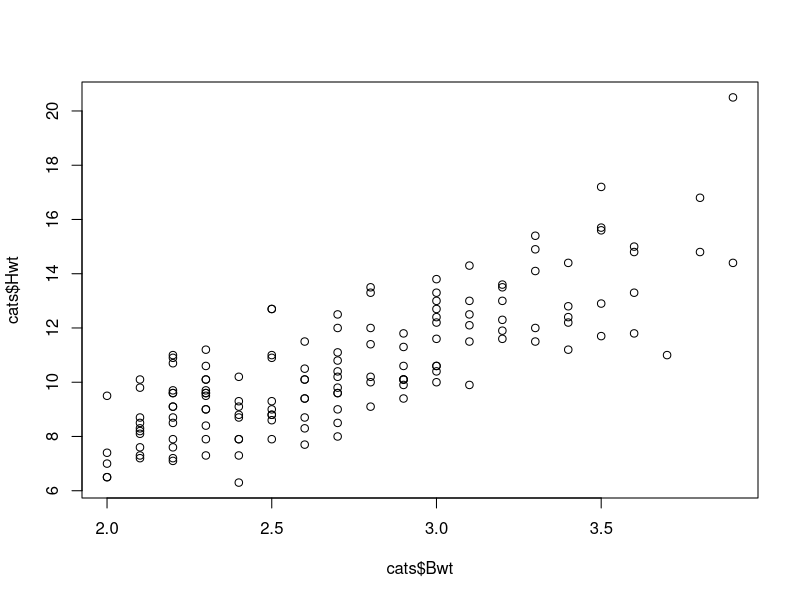
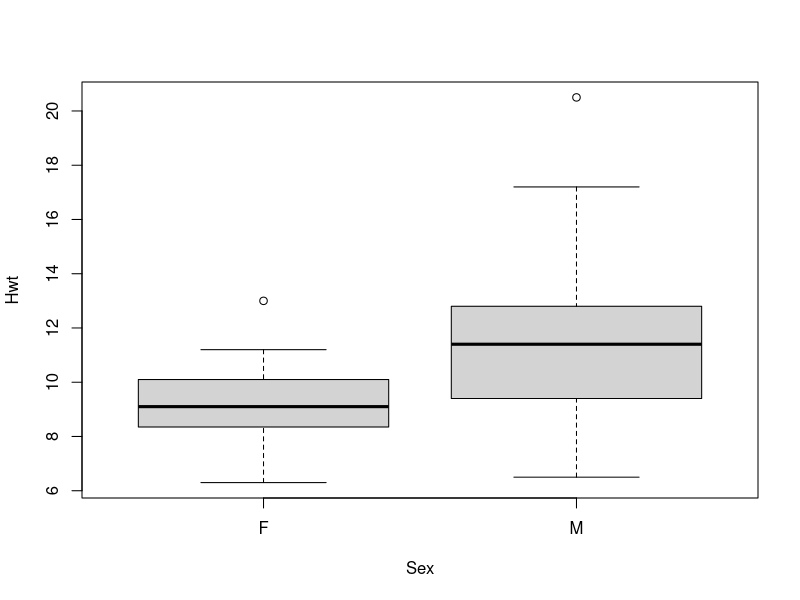
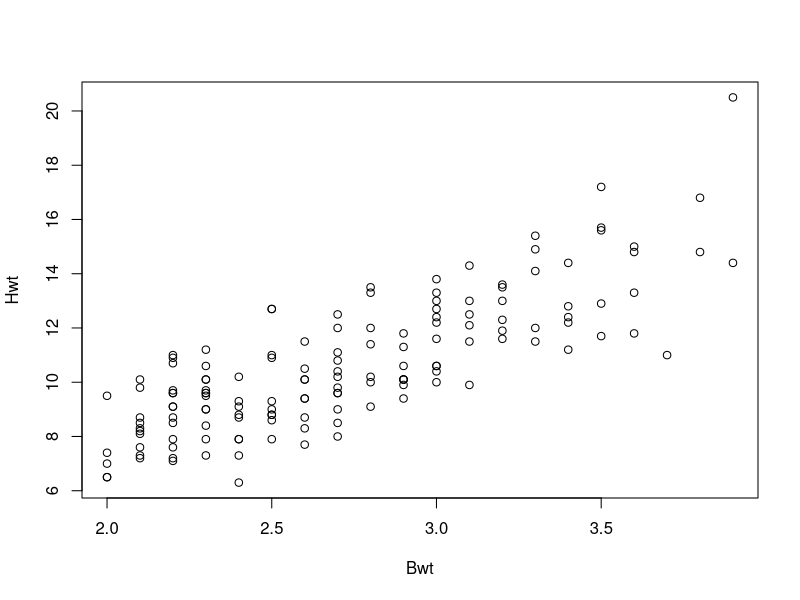
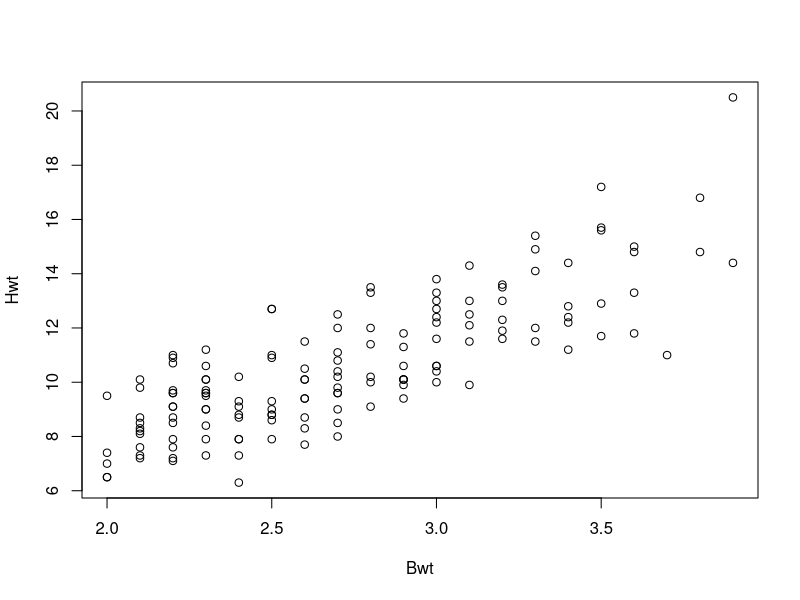
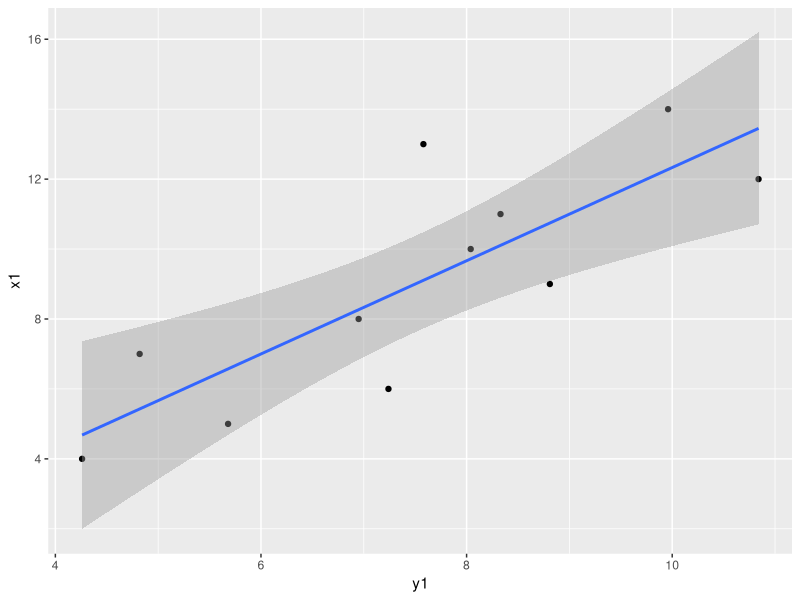
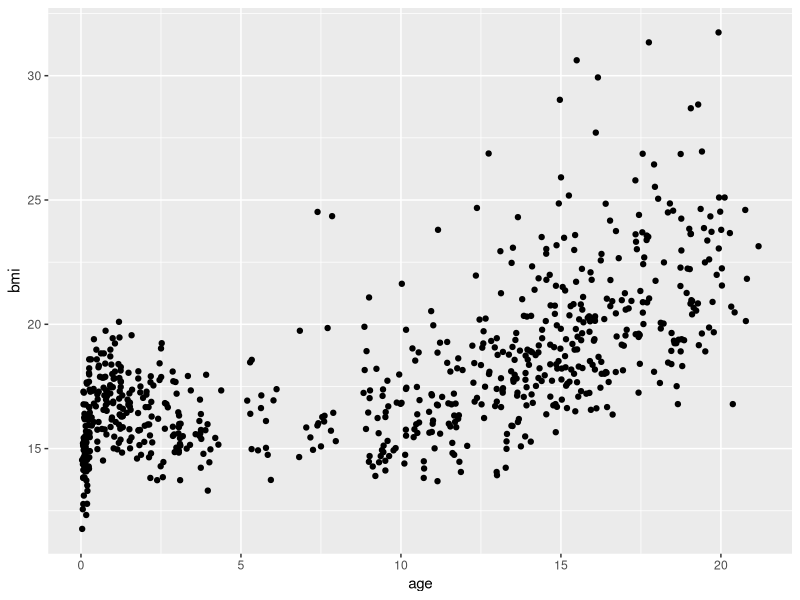
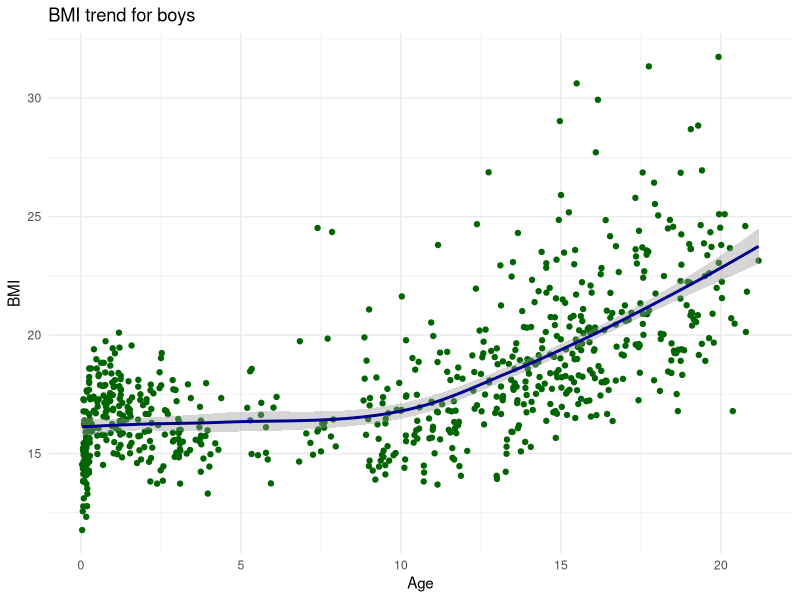

Here is the R script that generated these plots, in order:
## ---- chunk 1
a <- 100
b <- a^2
## ---- chunk 2
library(stats)
## ---- chunk 3
require(stats)
## ---- chunk 4
library(MASS)     # for the cats data
library(dplyr)    # data manipulation
library(haven)    # in/exporting data
library(magrittr) # pipes
library(mice)     # for the boys data
library(ggplot2)  # visualization
## ---- chunk 5
head(cats)
## ---- chunk 6
str(cats)
## ---- chunk 7
fem.cats <- cats[cats$Sex == "F", ]
dim(fem.cats)
head(fem.cats)
## ---- chunk 8
heavy.cats <- cats[cats$Bwt > 3, ]
dim(heavy.cats)
head(heavy.cats)
## ---- chunk 9
heavy.cats <- subset(cats, Bwt > 3)
dim(heavy.cats)
head(heavy.cats)
## ---- chunk 10
filter(cats, Bwt > 2, Bwt < 2.2, Sex == "F")
## ---- chunk 11
class(cats$Sex)
levels(cats$Sex)
## ---- chunk 12
sort1 <- arrange(cats, Bwt)
head(sort1)
sort2 <- arrange(cats, desc(Bwt))
head(sort2)
## ---- chunk 13
cor(cats[, -1])
## ---- chunk 14
cor.test(cats$Bwt, cats$Hwt)
## ---- chunk 15
plot(cats$Bwt, cats$Hwt)
## ---- chunk 16
t.test(formula = Hwt ~ Sex, data = cats)
## ---- chunk 17
plot(formula = Hwt ~ Sex, data = cats)
## ---- chunk 18
a <- 2
a > 5
if (a > 5){
  print("a is larger than 5.")
}
## ---- chunk 19
a <- 8
if (a > 5){
  print("a is larger than 5.")
}
## ---- chunk 20
a <- 2
if (a > 5){
  print("a is larger than 5.")
} else {
  print("a is smaller than 5.")
}
## ---- chunk 21
a <- 8
if (a > 5){
  print("a is larger than 5.")
} else {
  print("a is smaller than 5.")
}
## ---- chunk 22
# Let's print the numbers 1 to 6 one by one. 
print(1)
print(2)
print(3)
print(4)
print(5)
print(6)
## ---- chunk 23
for (i in 1:6){
  print(i)
}
## ---- chunk 24
for (i in 1:6){
  print(i < 5)
}
## ---- chunk 25
for (i in 1:nrow(cats)){
  if (cats$Bwt[i] > 2.5){
    cat(i, "is over 2.5. It is:", cats$Bwt[i], "\n")
  }
}
## ---- chunk 26
apply(cats[, -1], MARGIN = 2, mean)
## ---- chunk 27
colMeans(cats[, -1])
## ---- chunk 28
set.seed(123)
rand.mat <- matrix(rnorm(21), nrow = 3, ncol = 7)
rand.mat
apply(rand.mat, MARGIN = 1, FUN = max)
apply(rand.mat, MARGIN = 2, FUN = max)
## ---- chunk 29
rand.mat
apply(rand.mat, MARGIN = 1, FUN = sum)
apply(rand.mat, MARGIN = 2, FUN = var)
## ---- chunk 30
my.list <- list(A = c(4, 2, 1:3), B = "Hello.", C = TRUE)
sapply(my.list, class)
sapply(my.list, range)
## ---- chunk 31
class(cats)
is.list(cats)
## ---- chunk 32
sapply(cats, class)
## ---- chunk 33
lapply(cats, class)
## ---- chunk 34
mean(1:6)
## ---- chunk 35
myfunction <- function(arguments){
  hereyourfunctioncode
}
## ---- chunk 36
mean.sd <- function(argument1, argument2){
  mean1 <- mean(argument1) 
  mean2 <- mean(argument2)
  sd1 <- sd(argument1)
  sd2 <- sd(argument2)
  result <- data.frame(mean = c(mean1, mean2),
                       sd = c(sd1, sd2), 
                       row.names = c("first", "second"))
  return(result)
}
## ---- chunk 37
mean.sd(argument1 = 1:10,
        argument2 = 3:8)
## ---- chunk 38
mean.sd(1:10, 3:8)
## ---- chunk 39
boys  <- read_sav("boys.sav")
boys2 <- transform(boys, hgt = hgt / 100)
boys3 <- filter(boys2, age > 15)
boys4 <- subset(boys3, select = c(hgt, wgt, bmi))
## ---- chunk 40
boys <-
  read_sav("boys.sav") %>%
  transform(hgt = hgt/100) %>%
  filter(age > 15) %>%
  subset(select = c(hgt, wgt, bmi))
## ---- chunk 41
rnorm(10) %>% mean()
## ---- chunk 42
boys %>% cor(use = "pairwise.complete.obs")
## ---- chunk 43
boys %>% subset(select = wgt) %>% na.omit() %>% max()
## ---- chunk 44
cats %>%
  plot(Hwt ~ Bwt, data = .)
## ---- chunk 45
cats %$%
  plot(Hwt ~ Bwt)
## ---- chunk 46
cats %$%
  t.test(Hwt ~ Sex)
## ---- chunk 47
anscombe
## ---- chunk 48
anscombe %>%
  ggplot(aes(y1, x1)) + 
  geom_point() + 
  geom_smooth(method = "lm")
## ---- chunk 49
mice::boys %>%
  ggplot(aes(x = age, y = bmi)) +
  geom_point(na.rm = TRUE)
## ---- chunk 50
gg <- 
  mice::boys %>%
  ggplot(aes(x = age, y = bmi)) +
  geom_point(col = "dark green")
## ---- chunk 51
gg <- gg + 
  geom_smooth(col = "dark blue")
## ---- chunk 52
gg <- gg + 
  labs(x = "Age", y = "BMI", title = "BMI trend for boys") +
  theme_minimal()
## ---- chunk 53
plot(gg)
